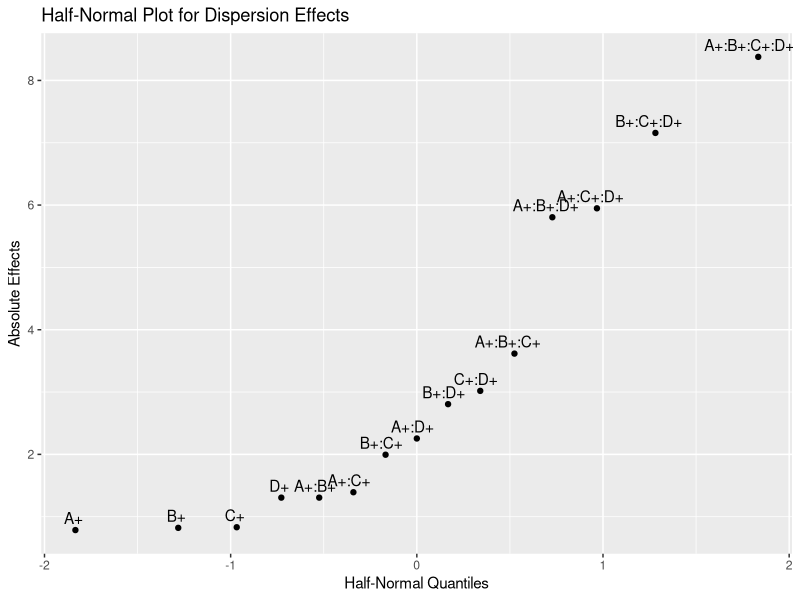
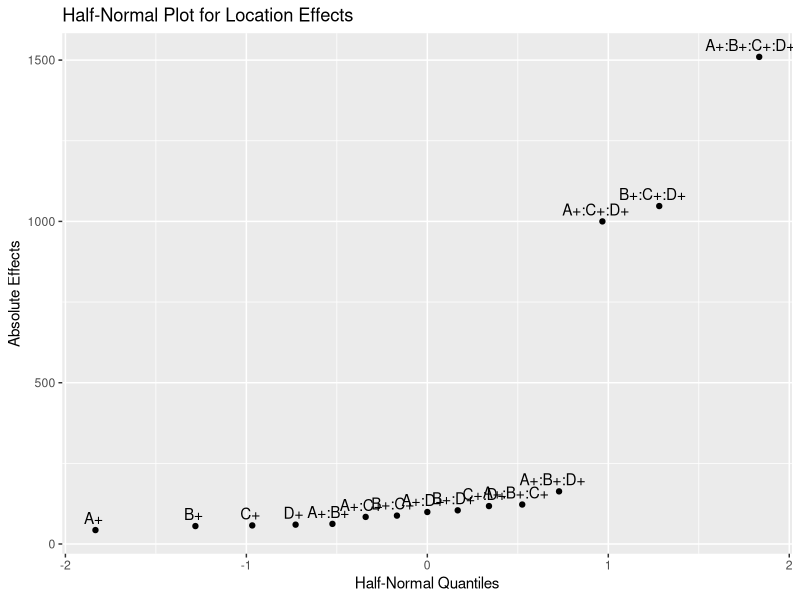
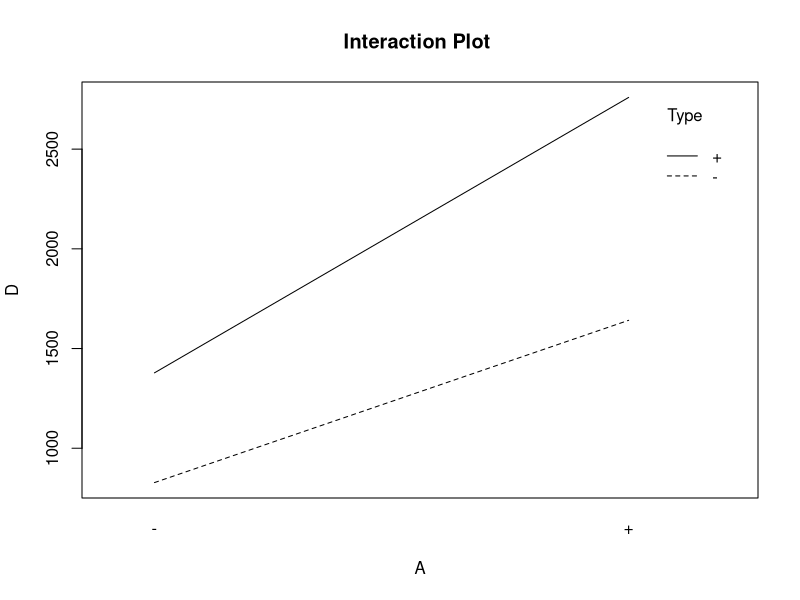

Generate these figures, in order, with R:
## ---- chunk 1
knitr::opts_chunk$set(echo = FALSE, include = FALSE)
## ---- chunk 2
library(readxl)
raw.df <- read_excel("stat424_project.xlsx")
# split dataframe
df <- raw.df[, 1:10]
levels.df <- raw.df[, 11:ncol(raw.df)]
levels.df <- levels.df[1:2,]
# rename columns
colnames(levels.df) <- c("Levels", "Crop(A)", "Farming_Skill(B)", "Fertilizer(C)", "Number_of_Crops(D)")
colnames(df) <- c("Run", "A", "B", "C", "D", "Rep1", "Rep2", "Rep3", "Rep4", "Rep5")
## ---- chunk 3
print.my_df <- function(num, df) {
  cat(sprintf("Figure %s:\n", num))
  print(df)
}
## ---- chunk 4
print.my_df(1, levels.df)
## ---- chunk 5
print.my_df(2, df[, 2:5])
## ---- chunk 6
df <- df[, 2:ncol(df)]
df$y.bar = rowMeans(df[, 5:9], na.rm = TRUE)
df$s.sqr = apply(df[, 5:9], 1, var, na.rm = TRUE)
df$ln.s.sqr = log(df$s.sqr)
print.my_df(3, df)
## ---- chunk 7
lm.loc = lm(y.bar ~ A * B * C * D, data = df)
summary(lm.loc)
## ---- chunk 8
# Replace '+' values with 1 and '-' values with -1
# df[, 1:4] <- apply(df[, 1:4], 2, function(x) ifelse(x == '+', 1, ifelse(x == '-', -1, x)))
## ---- chunk 9
# lm.loc = lm(y.bar ~ A * B * C * D, data = df)
# summary(lm.loc)
location.effects = 2*lm.loc$coef[-1]
# print(location.effects)
mu.loc = lm.loc$coef[1]

lm.disp = lm(ln.s.sqr ~ A * B * C * D, data = df)
# summary(lm.disp)
dispersion.effects = 2*lm.disp$coef[-1]
# print(dispersion.effects)
mu.disp = lm.disp$coef[1]

effects.df = data.frame(Factor = names(location.effects), Location.Effects_y.bar = location.effects, Dispersion.Effects_ln.s.sqr = dispersion.effects)
print.my_df(4, effects.df[-1])

cat('Intercept Term mu for Location:', mu.loc)
cat('Intercept Term mu for Dispersion:', mu.disp)
## ---- chunk 10
library(ggplot2)
# half-normal plot for dispersion effects
halfnorm_data <- data.frame(Theoretical = qnorm(ppoints(length(abs(dispersion.effects)))),
                            Sample = sort(abs(dispersion.effects)),
                            Labels = names(dispersion.effects))

ggplot(halfnorm_data, aes(x = Theoretical, y = Sample, label = Labels)) +
    geom_point() +
    geom_text(aes(label = Labels), hjust = 0.6, vjust = -0.5) + 
    labs(title = "Half-Normal Plot for Dispersion Effects", 
         x = "Half-Normal Quantiles", y = "Absolute Effects")

halfnorm_data <- data.frame(Theoretical = qnorm(ppoints(length(abs(location.effects)))),
                            Sample = sort(abs(location.effects)),
                            Labels = names(location.effects))

ggplot(halfnorm_data, aes(x = Theoretical, y = Sample)) +
  geom_point() +
  geom_text(aes(label = Labels), hjust = 0.6, vjust = -0.5) + 
  labs(title = "Half-Normal Plot for Location Effects", 
       x = "Half-Normal Quantiles", y = "Absolute Effects")
## ---- chunk 11
# t_PSE values for Location Effects
median.theta = median(abs(location.effects))
s0 = 1.5 * median.theta
trim.constant = 2.5 * s0
median.theta.trim = median(abs(location.effects[abs(location.effects) < trim.constant]))
PSE.loc = 1.5 * median.theta.trim
t_PSE.loc = abs(location.effects/PSE.loc)

# t_PSE values for Dispersion Effects
median.theta = median(abs(dispersion.effects))
s0 = 1.5 * median.theta
trim.constant = 2.5 * s0
median.theta.trim = median(abs(dispersion.effects[abs(dispersion.effects) < trim.constant]))
PSE.disp = 1.5 * median.theta.trim
t_PSE.disp = abs(dispersion.effects/PSE.disp)

# IER Critical values for alpha 0.1 0.05 and 0.01  respectively
IER_0.1 = 1.70
IER_0.05 = 2.16
IER_0.01 = 3.63

lenth.df = data.frame(Location.t_PSE = t_PSE.loc, Dispersion.t_PSE = t_PSE.disp)
print.my_df(5, lenth.df)

cat('IER Critical Value at alpha 0.05 and I = 15:', IER_0.05)
# cat('IER Critical Value at alpha 0.1 and I = 15:', IER_0.1)
## ---- chunk 12
interaction.plot(df$A, df$D, df$y.bar, type = "l", legend = TRUE, trace.label = 'Type', 
                 xlab = "A", ylab = "D", 
                 main = "Interaction Plot ")
## ---- chunk 13
loc.coefs = lm.loc$coef
cat('Location (Yield) y.hat from levels (ABCD, ++++):', sum(loc.coefs))

loc.coefs = lm.loc$coef
# Identify indices where the name contains "B+" and "C+"
indices <- grep("B\\+", names(loc.coefs))
loc.coefs[indices] <- loc.coefs[indices] * -1
indices <- grep("C\\+", names(loc.coefs))
loc.coefs[indices] <- loc.coefs[indices] * -1
cat('Location (Yield) y.hat from levels (ABCD, +--+):', sum(loc.coefs))

disp.coefs = lm.disp$coef
cat('Dispersion y.hat from levels (ABCD, ++++):', sum(disp.coefs))

disp.coefs = lm.disp$coef
# Identify indices where the name contains "B+"
# Multiply corresponding elements by -1
indices <- grep("B\\+", names(disp.coefs))
disp.coefs[indices] <- disp.coefs[indices] * -1
cat('Dispersion y.hat from levels (ABCD, +-++):', sum(disp.coefs))

disp.coefs = lm.disp$coef
# Identify indices where the name contains "C+"
indices <- grep("C\\+", names(disp.coefs))
disp.coefs[indices] <- disp.coefs[indices] * -1
cat('Dispersion y.hat from levels (ABCD, ++-+):', sum(disp.coefs))

disp.coefs = lm.disp$coef
# Identify indices where the name contains "B+" and "C+"
indices <- grep("B\\+", names(disp.coefs))
disp.coefs[indices] <- disp.coefs[indices] * -1
indices <- grep("C\\+", names(disp.coefs))
disp.coefs[indices] <- disp.coefs[indices] * -1
cat('Dispersion y.hat from levels (ABCD, +--+):', sum(disp.coefs))
## ---- chunk 14
optimal.df = data.frame(Levels = c('+', '+', '+', '+'), row.names = c("Crop(A)", "Farming_Skill(B)", "Fertilizer(C)", "Number_of_Crops(D)"))
print.my_df(6, optimal.df)
